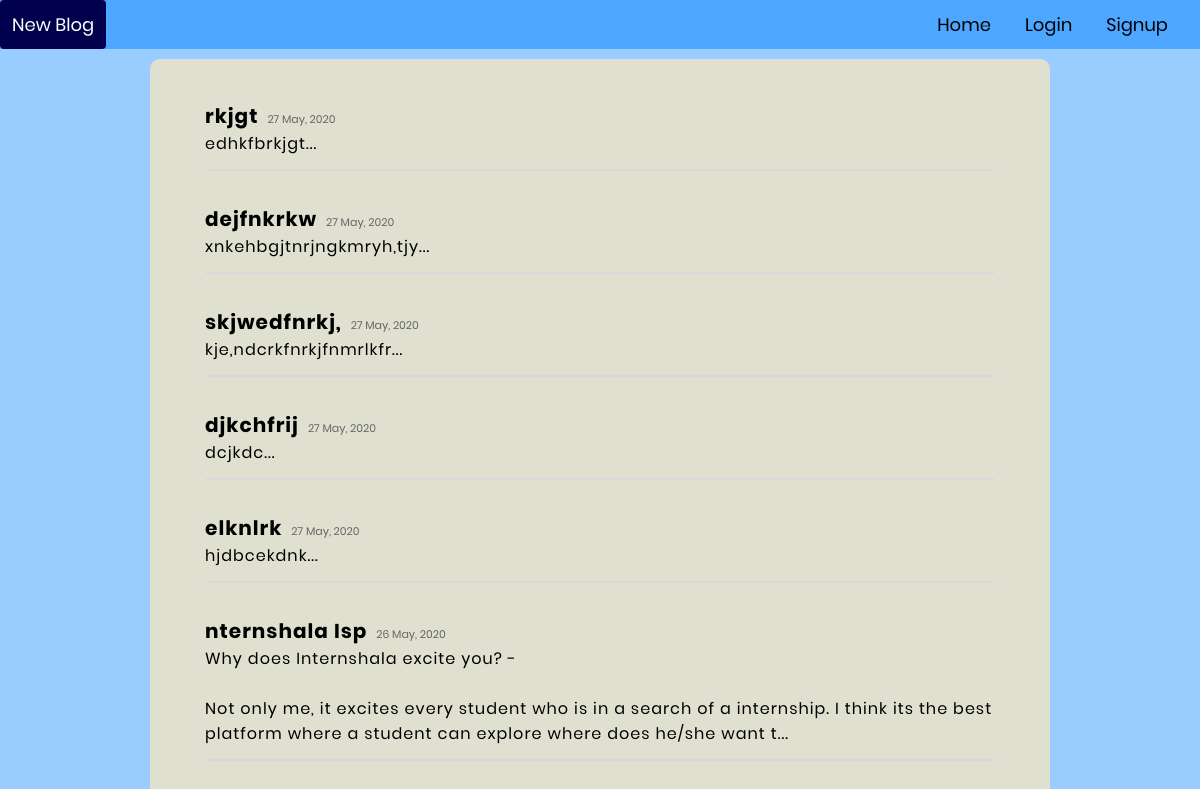
The page / on the database its author committed.
### blog/models.py (models this page shows, shortened)
class Post(models.Model):
	author= models.ForeignKey(User, on_delete=models.CASCADE)
	title= models.TextField()
	content=models.TextField()
	likes=models.ManyToManyField(User, related_name='likes')
	create_date=models.DateTimeField(auto_now_add= True)
	def datecreated(self):
		return self.create_date.strftime('%d %b, %Y')
	def Content(self):
		return self.content[:200]+"..."

### blog/views.py (the view)
# urls.py: path('', views.HomePage.as_view(), name='home'),
class HomePage(TemplateView):
	def get(self, request):
		posts= Post.objects.all().order_by('create_date').reverse()
		return render(request, 'blog/front.html', {'alldata':posts})

### blog/templates/blog/front.html
{% extends 'blog/home.html' %}
{% block content %}
{% load static %}
<div class="limiter">
<div class="container-login100">
	<div class="wrap-contact101">
		<form action="" >
			{% for p in alldata %}
			    <span >
				  <a href="{% url 'blog:onepost' p.pk %}"
				    class="contact101-form-title"
				   style="text-decoration: none">{{p.title | safe}}</a>
				</span>
				<span class="label-input101">
					{{p.datecreated}}
				</span>
				<div class="wrap-input100" >
				  <div >
				    {{p.Content | safe}}
				  </div>
				</div>
				<br>
			{% endfor %}
		</form>
	</div>
</div>
{% endblock %}

### blog/static/blog/main.css (style rules this page uses)
* { box-sizing: border-box; }
* { margin: 0px; padding: 0px; box-sizing: border-box; }
body, html { height: 100%; font-family: Poppins-Regular, sans-serif; }
a { font-family: Poppins-Regular; font-size: 14px; line-height: 1.7; color: #666666; margin: 0px; transition: all 0.4s; -webkit-transition: all 0.4s; -o-transition: all 0.4s; -moz-transition: all 0.4s; }
.limiter { width: 100%; margin: 0 auto; }
.container-login100 { width: 100%; min-height: 100vh; display: -webkit-box; display: -webkit-flex; display: -moz-box; display: -ms-flexbox; display: flex; flex-wrap: wrap; justify-content: center; align-items: center; background-repeat: no-repeat; background-position: center; background-size: cover; background-color:#99ccff }
.wrap-contact101 { width: 900px; height: 100%; overflow-wrap: break-word; background: #e0e0d1; border-radius: 10px; overflow: hidden; padding: 42px 55px 45px 55px; }
.contact101-form-title { font-family: Poppins-Bold; font-size: 20px; color: black; line-height: 1.5; text-align:left; letter-spacing: 1px; padding-bottom: 5px; }
.wrap-input100 { width: 100%; letter-spacing: 1px; position: relative; border-bottom: 2px solid #d9d9d9; padding-bottom: 13px; margin-bottom: 8px; }
.label-input101 { font-family: Poppins-Regular; font-size: 11px; color: #666666; line-height: 1.0 ; padding-left: 5px; }

### rows shown on the page
Post: title "rkjgt", datecreated "27 May, 2020", Content "edhkfbrkjgt..."
Post: title "dejfnkrkw", datecreated "27 May, 2020", Content "xnkehbgjtnrjngkmryh,tjy..."
Post: title "skjwedfnrkj,", datecreated "27 May, 2020", Content "kje,ndcrkfnrkjfnmrlkfr..."
Post: title "djkchfrij", datecreated "27 May, 2020", Content "dcjkdc..."
Post: title "elknlrk", datecreated "27 May, 2020", Content "hjdbcekdnk..."
Post: title "nternshala Isp", datecreated "26 May, 2020", Content "Why does Internshala excite you? - Not only me, it excites every student who is in a search of a internship. I think its the best platform where a student can explore where does he/she want t..."
